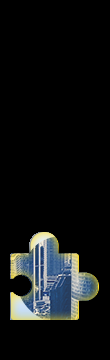
#> input picture cases/yxai.189.cn/demo/滑块背景图/slider.png, 110 x 360 px
$ python -i 'verify_slider copy.py'   (imports and definitions only)
#> lines starting #> are read from the running program, lines starting #| are printed output that depends on the picture
import argparse
import json
from pathlib import Path

import cv2 as cv
import numpy as np


# [5 lines left out: function load_background, not called in this run]


def load_slider(path: Path) -> tuple[np.ndarray, np.ndarray]:
#> called with path = '滑块背景图/slider.png'
    image = cv.imread(str(path), cv.IMREAD_UNCHANGED)
#> image is the input picture: shape (360, 110, 4); mean B, G, R, A 18.6, 18.4, 16.4, 37.4
    if image is None:
        raise FileNotFoundError(f"无法读取滑块图: {path}")
    if image.ndim == 2:
        image = cv.cvtColor(image, cv.COLOR_GRAY2BGRA)
    if image.shape[2] == 4:
        bgr = image[:, :, :3]
        alpha = image[:, :, 3]
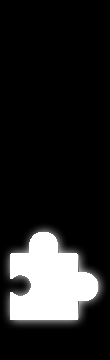
#> alpha: shape (360, 110); min 0, max 255, mean 37.4
    else:
        bgr = image
        gray = cv.cvtColor(bgr, cv.COLOR_BGR2GRAY)
        _, alpha = cv.threshold(gray, 0, 255, cv.THRESH_BINARY + cv.THRESH_OTSU)
    return bgr, alpha


def resize_background(image: np.ndarray, size: tuple[int, int]) -> np.ndarray:
    width, height = size
    return cv.resize(image, (width, height), interpolation=cv.INTER_AREA)


# [122 lines left out: functions resize_slider, find_best_match, overlay_slider, draw_square, find_gap_rect, find_background_path and 2 more, not called in this run]


# [2 lines not run here, left out]

>>> result = load_slider('滑块背景图/slider.png')
